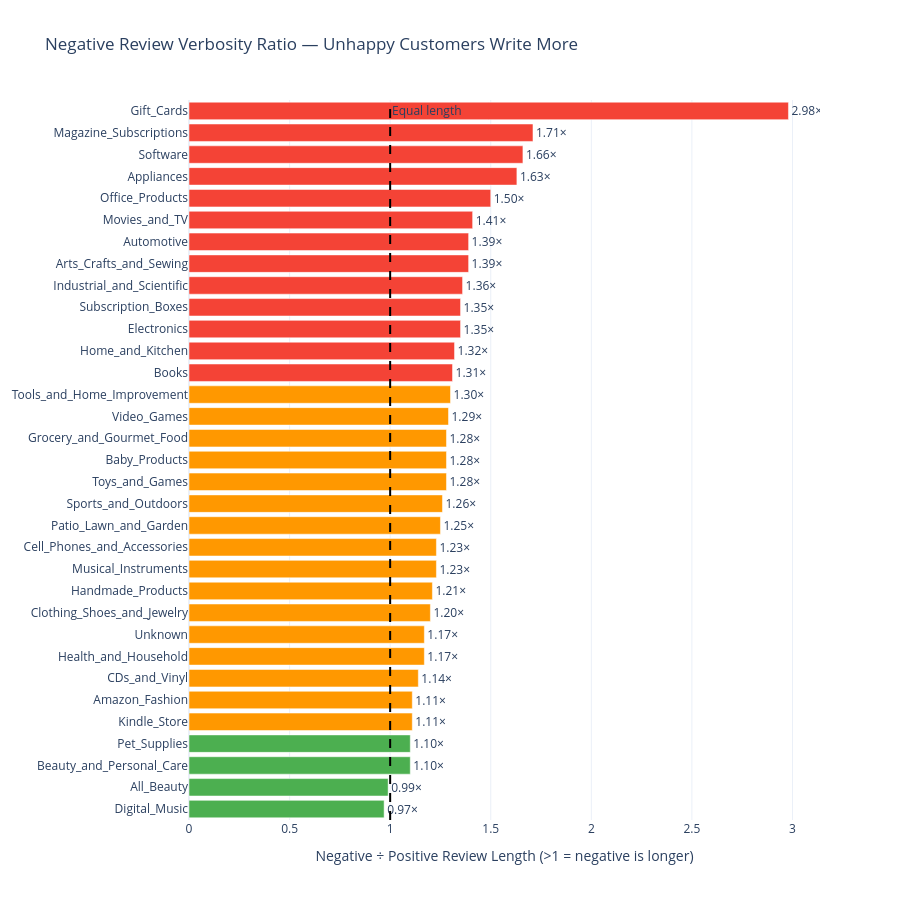

Notebook code for this chart:
### Markdown cell above
### 3.3 — Review Length: Negative vs Positive

### Code cell
verb_sorted = df_sent.sort_values(SENT_VERBOSITY, ascending=True)

fig = go.Figure(go.Bar(
    x=verb_sorted[SENT_VERBOSITY],
    y=verb_sorted[SENT_CAT_COL],
    orientation='h',
    marker_color=['#F44336' if x > 1.3 else '#FF9800' if x > 1.1 else '#4CAF50' for x in verb_sorted[SENT_VERBOSITY]],
    text=[f'{v:.2f}×' for v in verb_sorted[SENT_VERBOSITY]],
    textposition='outside'
))
fig.add_vline(x=1.0, line_color='black', line_width=2, line_dash='dash',
              annotation_text='Equal length')
fig.update_layout(
    title='Negative Review Verbosity Ratio — Unhappy Customers Write More',
    xaxis_title='Negative ÷ Positive Review Length (>1 = negative is longer)',
    template=TEMPLATE, height=900
)
save_chart(fig, '03_verbosity_ratio')
fig.show()

### Figure 1 — Plotly figure (JSON) as saved in the notebook; plotly's stock layout.template omitted (floating-point values rounded to 4 significant figures)
{"data": [{"marker": {"color": ["#4CAF50", "#4CAF50", "#4CAF50", "#4CAF50", "#FF9800", "#FF9800", "#FF9800", "#FF9800", "#FF9800", "#FF9800", "#FF9800", "#FF9800", "#FF9800", "#FF9800", "#FF9800", "#FF9800", "#FF9800", "#FF9800", "#FF9800", "#FF9800", "#F44336", "#F44336", "#F44336", "#F44336", "#F44336", "#F44336", "#F44336", "#F44336", "#F44336", "#F44336", "#F44336", "#F44336", "#F44336"]}, "orientation": "h", "text": ["0.97×", "0.99×", "1.10×", "1.10×", "1.11×", "1.11×", "1.14×", "1.17×", "1.17×", "1.20×", "1.21×", "1.23×", "1.23×", "1.25×", "1.26×", "1.28×", "1.28×", "1.28×", "1.29×", "1.30×", "1.31×", "1.32×", "1.35×", "1.35×", "1.36×", "1.39×", "1.39×", "1.41×", "1.50×", "1.63×", "1.66×", "1.71×", "2.98×"], "textposition": "outside", "type": "bar", "x": [0.97, 0.99, 1.1, 1.1, 1.11, 1.11, 1.14, 1.17, 1.17, 1.2, 1.21, 1.23, 1.23, 1.25, 1.26, 1.28, 1.28, 1.28, 1.29, 1.3, 1.31, 1.32, 1.35, 1.35, 1.36, 1.39, 1.39, 1.41, 1.5, 1.63, 1.66, 1.71, 2.98], "y": ["Digital_Music", "All_Beauty", "Beauty_and_Personal_Care", "Pet_Supplies", "Kindle_Store", "Amazon_Fashion", "CDs_and_Vinyl", "Health_and_Household", "Unknown", "Clothing_Shoes_and_Jewelry", "Handmade_Products", "Musical_Instruments", "Cell_Phones_and_Accessories", "Patio_Lawn_and_Garden", "Sports_and_Outdoors", "Toys_and_Games", "Baby_Products", "Grocery_and_Gourmet_Food", "Video_Games", "Tools_and_Home_Improvement", "Books", "Home_and_Kitchen", "Electronics", "Subscription_Boxes", "Industrial_and_Scientific", "Arts_Crafts_and_Sewing", "Automotive", "Movies_and_TV", "Office_Products", "Appliances", "Software", "Magazine_Subscriptions", "Gift_Cards"]}], "layout": {"annotations": [{"showarrow": false, "text": "Equal length", "x": 1, "xanchor": "left", "xref": "x", "y": 1, "yanchor": "top", "yref": "y domain"}], "height": 900, "shapes": [{"line": {"color": "black", "dash": "dash", "width": 2}, "type": "line", "x0": 1, "x1": 1, "xref": "x", "y0": 0, "y1": 1, "yref": "y domain"}], "title": {"text": "Negative Review Verbosity Ratio — Unhappy Customers Write More"}, "xaxis": {"title": {"text": "Negative ÷ Positive Review Length (>1 = negative is longer)"}}}}
